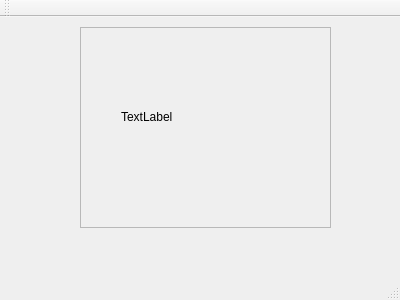
<?xml version="1.0" encoding="UTF-8"?>
<ui version="4.0">
 <class>ImageViewer</class>
 <widget class="QMainWindow" name="ImageViewer">
  <property name="geometry">
   <rect>
    <x>0</x>
    <y>0</y>
    <width>400</width>
    <height>300</height>
   </rect>
  </property>
  <property name="windowTitle">
   <string>ImageViewer</string>
  </property>
  <widget class="QWidget" name="centralWidget">
   <widget class="QScrollArea" name="scrollArea">
    <property name="geometry">
     <rect>
      <x>80</x>
      <y>10</y>
      <width>251</width>
      <height>201</height>
     </rect>
    </property>
    <property name="widgetResizable">
     <bool>true</bool>
    </property>
    <widget class="QWidget" name="scrollAreaWidgetContents">
     <property name="geometry">
      <rect>
       <x>0</x>
       <y>0</y>
       <width>249</width>
       <height>199</height>
      </rect>
     </property>
     <widget class="QLabel" name="label">
      <property name="geometry">
       <rect>
        <x>40</x>
        <y>80</y>
        <width>67</width>
        <height>17</height>
       </rect>
      </property>
      <property name="text">
       <string>TextLabel</string>
      </property>
     </widget>
    </widget>
   </widget>
  </widget>
  <widget class="QMenuBar" name="menuBar">
   <property name="geometry">
    <rect>
     <x>0</x>
     <y>0</y>
     <width>400</width>
     <height>25</height>
    </rect>
   </property>
  </widget>
  <widget class="QToolBar" name="mainToolBar">
   <attribute name="toolBarArea">
    <enum>TopToolBarArea</enum>
   </attribute>
   <attribute name="toolBarBreak">
    <bool>false</bool>
   </attribute>
  </widget>
  <widget class="QStatusBar" name="statusBar"/>
 </widget>
 <layoutdefault spacing="6" margin="11"/>
 <resources/>
 <connections/>
</ui>
